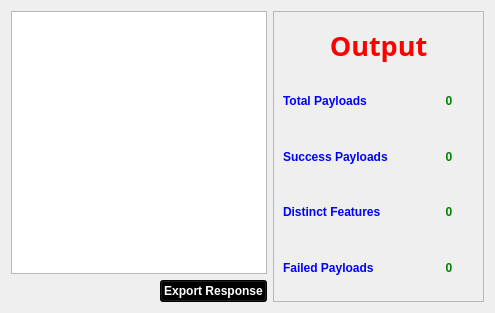
          <widget class="QWidget" name="ResponsePayloadAnalysis">
           <attribute name="title">
            <string>Response Payload - Analysis</string>
           </attribute>
           <layout class="QGridLayout" name="gridLayout_2">
            <item row="0" column="0">
             <widget class="QTableView" name="tableView"/>
            </item>
            <item row="0" column="1" rowspan="2">
             <widget class="QFrame" name="frame_5">
              <property name="minimumSize">
               <size>
                <width>211</width>
                <height>291</height>
               </size>
              </property>
              <property name="frameShape">
               <enum>QFrame::StyledPanel</enum>
              </property>
              <property name="frameShadow">
               <enum>QFrame::Raised</enum>
              </property>
              <layout class="QVBoxLayout" name="verticalLayout_11">
               <item>
                <widget class="QLabel" name="label_5">
                 <property name="font">
                  <font>
                   <family>Monotype Corsiva</family>
                   <pointsize>20</pointsize>
                   <weight>75</weight>
                   <bold>true</bold>
                  </font>
                 </property>
                 <property name="styleSheet">
                  <string notr="true">QLabel{

color:red;

}</string>
                 </property>
                 <property name="text">
                  <string>Output</string>
                 </property>
                 <property name="alignment">
                  <set>Qt::AlignCenter</set>
                 </property>
                </widget>
               </item>
               <item>
                <layout class="QHBoxLayout" name="horizontalLayout_8">
                 <item>
                  <widget class="QLabel" name="label_6">
                   <property name="font">
                    <font>
                     <pointsize>9</pointsize>
                     <weight>75</weight>
                     <bold>true</bold>
                    </font>
                   </property>
                   <property name="styleSheet">
                    <string notr="true">QLabel{

color:blue;

}</string>
                   </property>
                   <property name="text">
                    <string>Total Payloads</string>
                   </property>
                  </widget>
                 </item>
                 <item>
                  <widget class="QLabel" name="label_12">
                   <property name="maximumSize">
                    <size>
                     <width>50</width>
                     <height>16777215</height>
                    </size>
                   </property>
                   <property name="font">
                    <font>
                     <weight>75</weight>
                     <bold>true</bold>
                    </font>
                   </property>
                   <property name="styleSheet">
                    <string notr="true">QLabel{

color:green;

}</string>
                   </property>
                   <property name="text">
                    <string>0</string>
                   </property>
                   <property name="alignment">
                    <set>Qt::AlignCenter</set>
                   </property>
                  </widget>
                 </item>
                </layout>
               </item>
               <item>
                <layout class="QHBoxLayout" name="horizontalLayout_9">
                 <item>
                  <widget class="QLabel" name="label_7">
                   <property name="font">
                    <font>
                     <pointsize>9</pointsize>
                     <weight>75</weight>
                     <bold>true</bold>
                    </font>
                   </property>
                   <property name="styleSheet">
                    <string notr="true">QLabel{

color:blue;

}</string>
                   </property>
                   <property name="text">
                    <string>Success Payloads</string>
                   </property>
                  </widget>
                 </item>
                 <item>
                  <widget class="QLabel" name="label_13">
                   <property name="maximumSize">
                    <size>
                     <width>50</width>
                     <height>16777215</height>
                    </size>
                   </property>
                   <property name="font">
                    <font>
                     <weight>75</weight>
                     <bold>true</bold>
                    </font>
                   </property>
                   <property name="styleSheet">
                    <string notr="true">QLabel{

color:green;

}</string>
                   </property>
                   <property name="text">
                    <string>0</string>
                   </property>
                   <property name="alignment">
                    <set>Qt::AlignCenter</set>
                   </property>
                  </widget>
                 </item>
                </layout>
               </item>
               <item>
                <layout class="QHBoxLayout" name="horizontalLayout_10">
                 <item>
                  <widget class="QLabel" name="label_9">
                   <property name="font">
                    <font>
                     <pointsize>9</pointsize>
                     <weight>75</weight>
                     <bold>true</bold>
                    </font>
                   </property>
                   <property name="styleSheet">
                    <string notr="true">QLabel{

color:blue;

}</string>
                   </property>
                   <property name="text">
                    <string>Distinct Features</string>
                   </property>
                  </widget>
                 </item>
                 <item>
                  <widget class="QLabel" name="label_14">
                   <property name="maximumSize">
                    <size>
                     <width>50</width>
                     <height>16777215</height>
                    </size>
                   </property>
                   <property name="font">
                    <font>
                     <weight>75</weight>
                     <bold>true</bold>
                    </font>
                   </property>
                   <property name="styleSheet">
                    <string notr="true">QLabel{

color:green;

}</string>
                   </property>
                   <property name="text">
                    <string>0</string>
                   </property>
                   <property name="alignment">
                    <set>Qt::AlignCenter</set>
                   </property>
                  </widget>
                 </item>
                </layout>
               </item>
               <item>
                <layout class="QHBoxLayout" name="horizontalLayout_11">
                 <item>
                  <widget class="QLabel" name="label_10">
                   <property name="font">
                    <font>
                     <pointsize>9</pointsize>
                     <weight>75</weight>
                     <bold>true</bold>
                    </font>
                   </property>
                   <property name="styleSheet">
                    <string notr="true">QLabel{

color:blue;

}</string>
                   </property>
                   <property name="text">
                    <string>Failed Payloads</string>
                   </property>
                  </widget>
                 </item>
                 <item>
                  <widget class="QLabel" name="label_15">
                   <property name="maximumSize">
                    <size>
                     <width>50</width>
                     <height>16777215</height>
                    </size>
                   </property>
                   <property name="font">
                    <font>
                     <weight>75</weight>
                     <bold>true</bold>
                    </font>
                   </property>
                   <property name="styleSheet">
                    <string notr="true">QLabel{

color:green;

}</string>
                   </property>
                   <property name="text">
                    <string>0</string>
                   </property>
                   <property name="alignment">
                    <set>Qt::AlignCenter</set>
                   </property>
                  </widget>
                 </item>
                </layout>
               </item>
              </layout>
             </widget>
            </item>
            <item row="1" column="0" alignment="Qt::AlignRight">
             <widget class="QPushButton" name="pushButton_2">
              <property name="maximumSize">
               <size>
                <width>150</width>
                <height>16777215</height>
               </size>
              </property>
              <property name="font">
               <font>
                <weight>75</weight>
                <bold>true</bold>
               </font>
              </property>
              <property name="styleSheet">
               <string notr="true">QPushButton{

background-color:black;
color:white;

}</string>
              </property>
              <property name="text">
               <string>Export Response</string>
              </property>
             </widget>
            </item>
           </layout>
          </widget>
